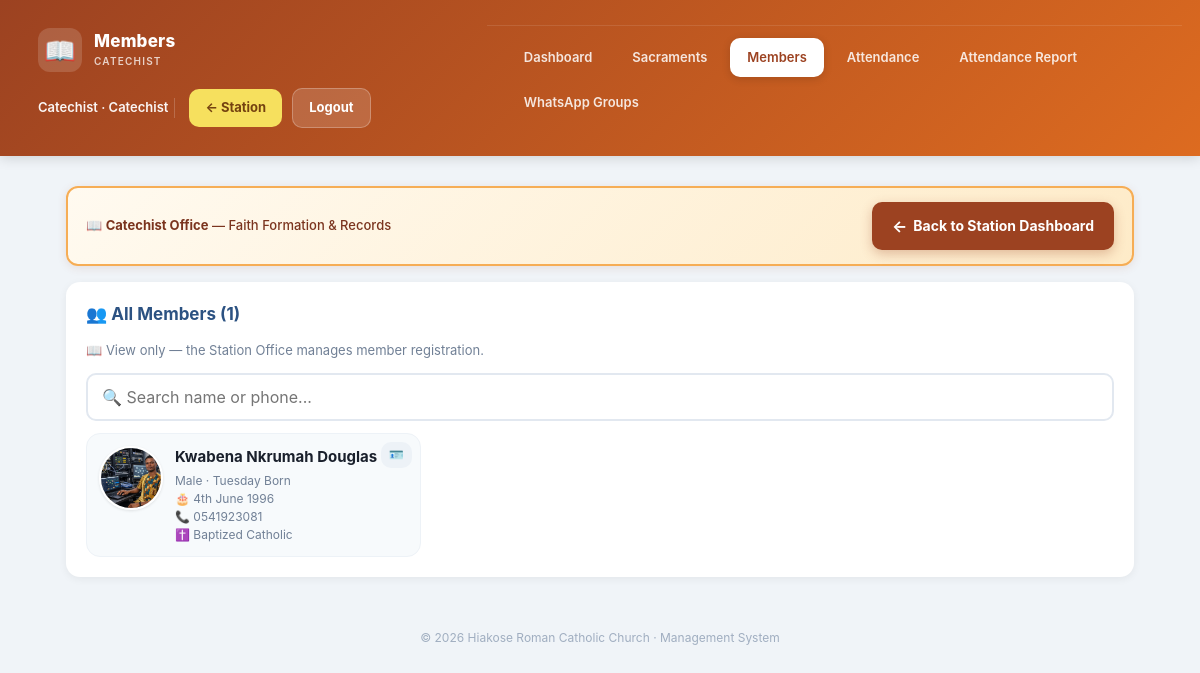
Page /catechist/members.php (signed in) on the committed database.
### tables this page shows
CREATE TABLE `members` (
  `id` int(11) NOT NULL AUTO_INCREMENT,
  `full_name` varchar(150) NOT NULL,
  `photo` varchar(255) DEFAULT NULL,
  `gender` enum('Male','Female') DEFAULT NULL,
  `dob` date DEFAULT NULL,
  `birth_year` smallint(6) DEFAULT NULL,
  `approx_age` tinyint(4) DEFAULT NULL,
  `dob_known` enum('full','year','age','unknown') DEFAULT 'full',
  `place_of_birth` varchar(150) DEFAULT NULL,
  `phone` varchar(30) DEFAULT NULL,
  `marital_status` enum('Single','Married','Widowed','Divorced') DEFAULT NULL,
  `baptism` enum('Baptized Catholic','Not Baptized','Other Denomination') DEFAULT NULL,
  `day_born` varchar(15) DEFAULT NULL,
  `created_at` timestamp NOT NULL DEFAULT current_timestamp(),
  PRIMARY KEY (`id`)
);

CREATE TABLE `settings` (
  `id` int(11) NOT NULL DEFAULT 1,
  `church_name` varchar(150) DEFAULT 'Roman Catholic Church',
  `currency` varchar(10) DEFAULT 'GH₵',
  `timezone` varchar(60) DEFAULT 'Africa/Accra',
  `default_currency_code` varchar(10) DEFAULT 'GHS',
  PRIMARY KEY (`id`)
);

### config/database.php (called while the page is built, shortened)
<?php
$DB_HOST = 'localhost';
$DB_NAME = 'church_db';
$DB_USER = 'root';
$DB_PASS = '';
try {
    $pdo = new PDO(
        "mysql:host=$DB_HOST;dbname=$DB_NAME;charset=utf8mb4",
        $DB_USER,
        $DB_PASS,
        [
            PDO::ATTR_ERRMODE            => PDO::ERRMODE_EXCEPTION,
            PDO::ATTR_DEFAULT_FETCH_MODE => PDO::FETCH_ASSOC,
            PDO::ATTR_EMULATE_PREPARES   => false,
        ]
    );
} catch (PDOException $e) {
    die("Database connection failed: " . $e->getMessage());
}
$settings = $pdo->query("SELECT * FROM settings WHERE id=1")->fetch();
require_once __DIR__ . '/../includes/functions.php';

### includes/auth.php (called while the page is built, shortened)
<?php
require_once __DIR__ . '/../config/database.php';

### catechist/members.php (the view, shortened to what this page needs)
<?php
require_once __DIR__ . '/_layout.php';
$search = get('q');
if ($search !== '') {
    $stmt = $pdo->prepare("SELECT * FROM members
        WHERE full_name LIKE ? OR phone LIKE ?
        ORDER BY full_name");
    $stmt->execute(["%$search%", "%$search%"]);
} else {
    $stmt = $pdo->query("SELECT * FROM members ORDER BY full_name");
}
$members = $stmt->fetchAll();
?>
<div class="card">
  <h3>👥 All Members (<?= count($members) ?>)</h3>
  <p style="color:#718096;font-size:13px;margin-bottom:12px;">
    📖 View only — the Station Office manages member registration.
  </p>
  <form method="get" class="search-box">
    <input name="q" value="<?= e($search) ?>" placeholder="🔍 Search name or phone...">
  </form>
  <?php if (!$members): ?>
    <div class="empty">No members found.</div>
  <?php else: ?>
    <div class="member-grid">
      <?php foreach ($members as $m): ?>
        <div class="member-tile">
          <div class="member-tile-photo"><?= memberAvatar($m, 64) ?></div>
          <div class="member-tile-body">
            <div class="member-tile-name"><?= e($m['full_name']) ?></div>
            <div class="member-tile-meta">
              <?= e($m['gender'] ?: '—') ?>
              <?= $m['day_born'] ? ' · ' . e($m['day_born']) . ' Born' : '' ?>
            </div>
            <div class="member-tile-meta">🎂 <?= e(displayDob($m)) ?></div>
            <div class="member-tile-meta">📞 <?= e($m['phone'] ?: 'no phone') ?></div>
            <div class="member-tile-meta">✝️ <?= e($m['baptism'] ?: '—') ?></div>
          </div>
          <div class="member-tile-actions">
            <a class="btn-sm btn-ghost" href="member_card.php?id=<?= (int)$m['id'] ?>"
               title="View Card">🪪</a>
          </div>
        </div>
      <?php endforeach; ?>
    </div>
  <?php endif; ?>
</div>
<?php include __DIR__ . '/../includes/footer.php'; ?>

### includes/functions.php (shortened to what this page needs)
<?php
function e($s) { return htmlspecialchars($s ?? '', ENT_QUOTES, 'UTF-8'); }
function get($key, $default = '')  { return trim($_GET[$key]  ?? $default); }
    ?>
    <?php
function memberPhoto(?array $member): ?string {
    $diskPath = __DIR__ . '/../uploads/members/' . $member['photo'];
    $docRoot = str_replace('\\', '/', realpath($_SERVER['DOCUMENT_ROOT'] ?? ''));
    $real    = str_replace('\\', '/', realpath($diskPath));
    $rel = substr($real, strlen($docRoot));
    return ($rel !== false && $rel !== '') ? $rel : null;
}
function memberAvatar(?array $member, int $size = 44): string {
    $name    = $member['full_name'] ?? '?';
    $initial = strtoupper(substr($name, 0, 1));
    $photo   = memberPhoto($member);
    $style = "width:{$size}px;height:{$size}px;border-radius:50%;flex-shrink:0;";
    if ($photo) {
        return '<img src="' . e($photo) . '" alt="' . e($name) . '" '
             . 'style="' . $style . 'object-fit:cover;border:2px solid #fff;'
             . 'box-shadow:0 1px 3px rgba(0,0,0,0.1);">';
    }
    return '<div class="avatar" style="' . $style
         . 'background:#6b46c1;color:#fff;display:flex;align-items:center;'
         . 'justify-content:center;font-weight:700;font-size:' . ($size * 0.42) . 'px;">'
         . e($initial) . '</div>';
}
function displayDob(?array $member): string {
    if (!empty($member['dob'])) {
        return 'date'('jS F Y', 'strtotime'($member['dob']));
    }
    return 'Not known';
}

### includes/footer.php (shortened to what this page needs)
</main>
<footer>
  © <?= 'date'('Y') ?> <?= e($settings['church_name'] ?? 'Church') ?> · Management System
</footer>
</body>
</html>

### assets/css/style.css (style rules this page uses)
* { box-sizing: border-box; margin: 0; padding: 0; -webkit-tap-highlight-color: transparent; }
body { font-family: -apple-system, BlinkMacSystemFont, "Segoe UI", Roboto, sans-serif; background: #f0f4f8; color: #1a202c; font-size: 16px; line-height: 1.5; }
a { text-decoration: none; }
input, select, textarea { width: 100%; padding: 12px 14px; font-size: 16px; border: 2px solid #e2e8f0; border-radius: 10px; background: #fff; outline: none; transition: border .2s; font-family: inherit; }
button, .btn-sm { font-family: inherit; font-size: 16px; font-weight: 600; cursor: pointer; border: none; border-radius: 10px; padding: 12px 18px; transition: transform .1s, opacity .2s; display: inline-block; }
.btn-sm { padding: 8px 14px; font-size: 14px; }
.btn-ghost { background: #edf2f7; color: #2d3748; }
.card { background: #fff; border-radius: 14px; padding: 20px; box-shadow: 0 2px 8px rgba(0,0,0,0.06); margin-bottom: 16px; }
.card h3 { font-size: 17px; color: #2c5282; margin-bottom: 14px; }
.search-box { margin-bottom: 12px; }
footer { text-align: center; padding: 20px; color: #a0aec0; font-size: 12px; }
.member-tile-actions { display: flex; gap: 4px; flex-wrap: wrap; justify-content: flex-end; }
.member-tile-actions .btn-sm { padding: 4px 8px; font-size: 12px; }

### catechist/members.php (style rules this page uses)
.member-grid { display: grid; grid-template-columns: 1fr; gap: 12px; }
@media (min-width: 600px) { .member-grid { grid-template-columns: repeat(2, 1fr); } }
@media (min-width: 900px) { .member-grid { grid-template-columns: repeat(3, 1fr); } }
.member-tile { position: relative; display: flex; gap: 12px; padding: 12px; background: #f7fafc; border-radius: 14px; border: 1px solid #edf2f7; }
.member-tile-photo { flex-shrink: 0; }
.member-tile-body { flex: 1; min-width: 0; }
.member-tile-name { font-weight: 700; font-size: 15px; margin-bottom: 4px; word-break: break-word; }
.member-tile-meta { font-size: 12px; color: #718096; line-height: 1.5; }
.member-tile-actions { position: absolute; top: 8px; right: 8px; }

### rows in the picture
members: photo (picture), full_name "Kwabena Nkrumah Douglas", gender "Male", day_born "Tuesday", dob "4th June 1996", phone "0541923081", baptism "Baptized Catholic"
settings: church_name "Hiakose Roman Catholic Church"

### other values in the picture
$pageTitle "Members"
$u['name'] "Catechist"
$roleLabel "Catechist"
$label "Dashboard"
$label "Sacraments"
$label "Members"
$label "Attendance"
$label "Attendance Report"
$label "WhatsApp Groups"
count($members) "1"
